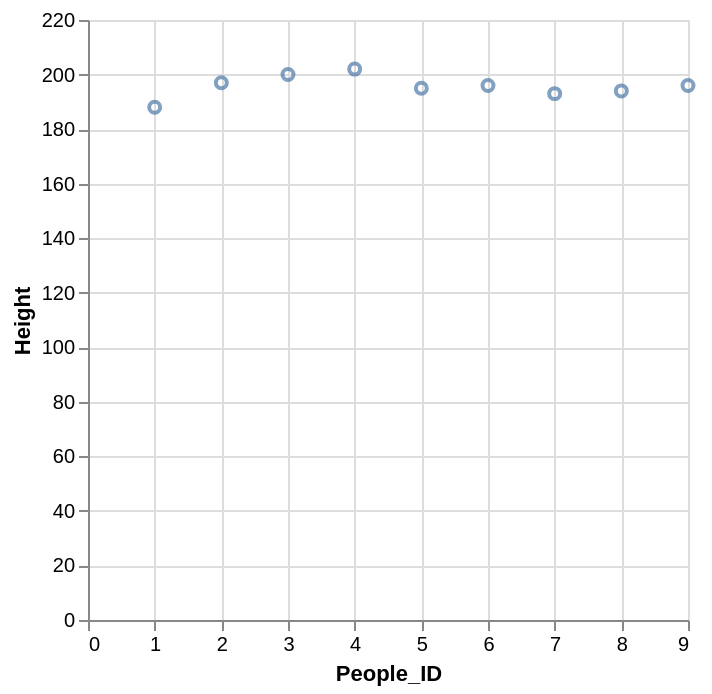

Write the Vega-Lite specification saved for this chart.
### Vega-Lite specification from a JSON file in a GitHub repository (floating-point values rounded to 4 significant figures)
{"data": {"values": [{"x_data": 1, "y_data": 188}, {"x_data": 2, "y_data": 197}, {"x_data": 3, "y_data": 200}, {"x_data": 4, "y_data": 202}, {"x_data": 5, "y_data": 195}, {"x_data": 6, "y_data": 196}, {"x_data": 7, "y_data": 193}, {"x_data": 8, "y_data": 194}, {"x_data": 9, "y_data": 196}]}, "mark": "point", "encoding": {"x": {"field": "x_data", "type": "quantitative", "title": "People_ID"}, "y": {"field": "y_data", "type": "quantitative", "title": "Height"}}}
